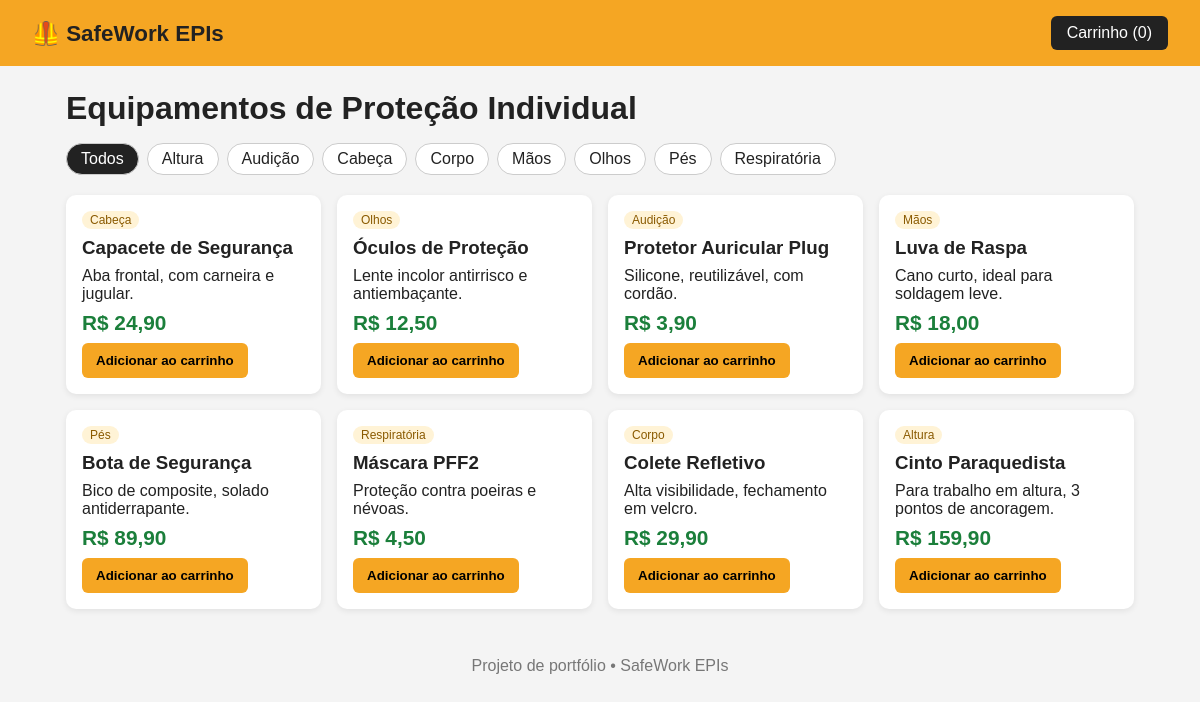
The page / on the database its author committed.
### tables this page shows
CREATE TABLE produtos (
            id INTEGER PRIMARY KEY AUTOINCREMENT,
            nome TEXT NOT NULL,
            categoria TEXT NOT NULL,
            preco REAL NOT NULL,
            descricao TEXT
        );

### app.py (the view)
@app.route("/")
def index():
    db = get_db()
    categoria = request.args.get("categoria")
    if categoria:
        produtos = db.execute(
            "SELECT * FROM produtos WHERE categoria = ?", (categoria,)
        ).fetchall()
    else:
        produtos = db.execute("SELECT * FROM produtos").fetchall()
    categorias = db.execute(
        "SELECT DISTINCT categoria FROM produtos ORDER BY categoria"
    ).fetchall()
    return render_template(
        "index.html", produtos=produtos, categorias=categorias, ativa=categoria
    )

### app.py (called while the page is built)
def get_db():
    if "db" not in g:
        g.db = sqlite3.connect(DATABASE)
        g.db.row_factory = sqlite3.Row
    return g.db

@app.template_filter("brl")
def brl(valor):
    texto = f"{valor:,.2f}"
    return "R$ " + texto.replace(",", "X").replace(".", ",").replace("X", ".")

@app.context_processor
def info_carrinho():
    carrinho = session.get("carrinho", {})
    return {"qtd_carrinho": sum(carrinho.values())}

### templates/index.html
{% extends "base.html" %}
{% block conteudo %}
<h1>Equipamentos de Proteção Individual</h1>
<nav class="filtros">
    <a href="{{ url_for('index') }}" class="{{ 'ativo' if not ativa }}">Todos</a>
    {% for c in categorias %}
        <a href="{{ url_for('index', categoria=c['categoria']) }}"
           class="{{ 'ativo' if ativa == c['categoria'] }}">
            {{ c['categoria'] }}
        </a>
    {% endfor %}
</nav>
<section class="grade">
    {% for p in produtos %}
    <article class="card">
        <span class="tag">{{ p['categoria'] }}</span>
        <h3>{{ p['nome'] }}</h3>
        <p>{{ p['descricao'] }}</p>
        <strong class="preco">{{ p['preco'] | brl }}</strong>
        <form method="post" action="{{ url_for('adicionar', produto_id=p['id']) }}">
            <button type="submit">Adicionar ao carrinho</button>
        </form>
    </article>
    {% endfor %}
</section>
{% endblock %}

### templates/base.html (shortened to what this page needs)
<!DOCTYPE html>
<html lang="pt-BR">
<head>
    <link rel="stylesheet" href="{{ url_for('static', filename='style.css') }}">
</head>
<body>
    <header>
        <a href="{{ url_for('index') }}" class="logo">🦺 SafeWork EPIs</a>
        <a href="{{ url_for('ver_carrinho') }}" class="btn-carrinho">
            Carrinho ({{ qtd_carrinho }})
        </a>
    </header>
    <main>
        {% block conteudo %}{% endblock %}
    </main>
    <footer>
        <p>Projeto de portfólio • SafeWork EPIs</p>
    </footer>
</body>
</html>

### static/style.css (style rules this page uses)
* { box-sizing: border-box; margin: 0; padding: 0; }
body { font-family: Arial, sans-serif; background: #f4f4f4; color: #222; }
header { background: #f5a623; padding: 16px 32px; display: flex; justify-content: space-between; align-items: center; }
.logo { font-size: 1.4rem; font-weight: bold; color: #222; text-decoration: none; }
.btn-carrinho { background: #222; color: #fff; padding: 8px 16px; border-radius: 6px; text-decoration: none; }
main { max-width: 1100px; margin: 24px auto; padding: 0 16px; }
h1 { margin-bottom: 16px; }
.filtros { display: flex; gap: 8px; flex-wrap: wrap; margin-bottom: 20px; }
.filtros a { padding: 6px 14px; background: #fff; border: 1px solid #ccc; border-radius: 20px; color: #222; text-decoration: none; }
.filtros a.ativo { background: #222; color: #fff; }
.grade { display: grid; grid-template-columns: repeat(auto-fill, minmax(240px, 1fr)); gap: 16px; }
.card { background: #fff; padding: 16px; border-radius: 10px; box-shadow: 0 2px 6px rgba(0, 0, 0, 0.08); display: flex; flex-direction: column; gap: 8px; }
.tag { font-size: 0.75rem; background: #fff3d6; color: #8a5a00; padding: 2px 8px; border-radius: 10px; align-self: flex-start; }
.preco { font-size: 1.3rem; color: #1b7f3b; }
button { background: #f5a623; border: none; padding: 10px 14px; border-radius: 6px; font-weight: bold; cursor: pointer; }
footer { text-align: center; padding: 24px; color: #777; }

### rows shown on the page
produtos: categoria "Cabeça", nome "Capacete de Segurança", descricao "Aba frontal, com carneira e jugular.", preco|brl "R$ 24,90"
produtos: categoria "Olhos", nome "Óculos de Proteção", descricao "Lente incolor antirrisco e antiembaçante.", preco|brl "R$ 12,50"
produtos: categoria "Audição", nome "Protetor Auricular Plug", descricao "Silicone, reutilizável, com cordão.", preco|brl "R$ 3,90"
produtos: categoria "Mãos", nome "Luva de Raspa", descricao "Cano curto, ideal para soldagem leve.", preco|brl "R$ 18,00"
produtos: categoria "Pés", nome "Bota de Segurança", descricao "Bico de composite, solado antiderrapante.", preco|brl "R$ 89,90"
produtos: categoria "Respiratória", nome "Máscara PFF2", descricao "Proteção contra poeiras e névoas.", preco|brl "R$ 4,50"
produtos: categoria "Corpo", nome "Colete Refletivo", descricao "Alta visibilidade, fechamento em velcro.", preco|brl "R$ 29,90"
produtos: categoria "Altura", nome "Cinto Paraquedista", descricao "Para trabalho em altura, 3 pontos de ancoragem.", preco|brl "R$ 159,90"

### other values the page prints
{{ qtd_carrinho }} "0"
{{ c['categoria'] }} "Altura" "Audição" "Cabeça" "Corpo" "Mãos" "Olhos" "Pés" "Respiratória"
